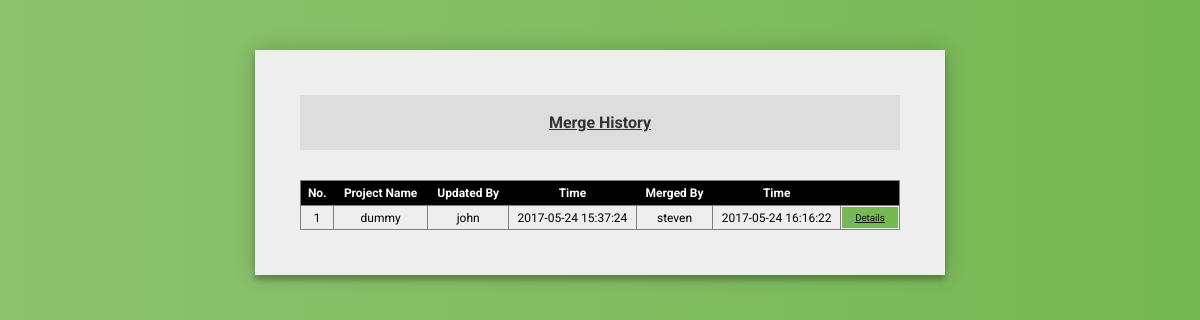
Page /merge_history (signed in) on the earlier database version.
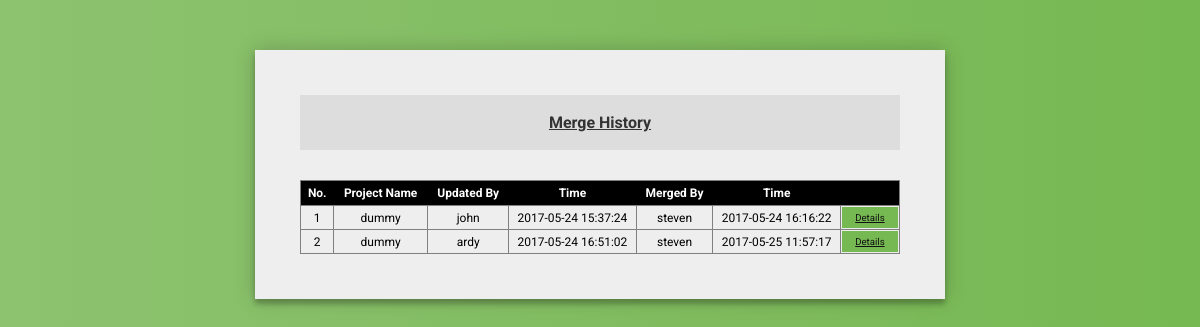
Same page on the later database version.
### tables this page shows
CREATE TABLE activity (
    id integer primary key autoincrement,
    project_name text not null,
    branch_name text not null,
    files_list text not null,
    updated_by text not null,
    updated_at text not null,
    notes text not null,
    revert_status integer not null,
    review_status integer not null,
    merge_status integer not null,
    merge_by text not null,
    merge_at text not null,
    merge_notes text not null,
    close_status integer not null,
    close_by text not null,
    close_at text not null,
    close_notes text not null
);

### mpoci.py (the view)
@app.route('/merge_history', methods=['GET','POST'])
def merge_history():
    if not len(session) and 'username' not in session.keys():
        return redirect(url_for('main_page'))
    error = None
    mergeHistory = None
    if request.method == 'GET':
        mergeHistory = query_db('select * from activity where merge_status = 1 order by updated_at',[])
        return render_template('merge_history.html', mergeHistory=mergeHistory)
    return render_template('merge_history.html')

### mpoci.py (called while the page is built)
def connect_db():
    rv = sqlite3.connect(app.config['DATABASE'])
    rv.row_factory = sqlite3.Row
    return rv

def get_db():
    if not hasattr(g, 'mpoci.db'):
        g.sqlite_db = connect_db()
    return g.sqlite_db

def query_db(query, args=(), one=False):
    db = get_db()
    db.text_factory = str
    cur = db.execute(query, args)
    rv = cur.fetchall()
    cur.close()
    return (rv[0] if rv else None) if one else rv

### templates/merge_history.html (shortened to what this page needs)
<!DOCTYPE html>
<head>
    <link rel="stylesheet" type="text/css" href="{{ url_for('static', filename='merge_history.css') }}" />
</head>
<body>
<div class="form">
  <form class="merge-history-form" action="../merge_history" method="POST">
  <label for="title-form">Merge History</label>
  <table class="merge-list" style="width:100%">
    <tr>
      <th>No.</th>
      <th>Project Name</th>
      <th>Updated By</th>
      <th>Time</th>
      <th>Merged By</th>
      <th>Time</th>
      <th colspan="2"></th>
    </tr>
    {% set number = [1] %}
    {% for history in mergeHistory %}
      {% if history.updated_by != 'rootadmin' %}
      <tr>
        <td>{{ number[0] }}</td>
        <td>{{ history.project_name }}</td>
        <td>{{ history.updated_by }}</td>
        <td>{{ history.updated_at }}</td>
        <td>{{ history.merge_by }}</td>
        <td>{{ history.merge_at }}</td>
        <td><a href="../activity_details?act_id={{ history.id }}" target="_blank" class="action_link"><span class="details">Details</span></a></td>
      </tr>
      {% endif %}
    {% endfor %}
  </table>
  </form>
</div>
</body>
</html>

### static/merge_history.css (style rules this page uses)
label[for="title-form"] { display: block; padding: 3% 0 3% 0; font-size: 1em; font-weight: bold; color: #333; width: 100%; margin: 0 0 5% 0; background: #ddd; text-decoration: underline; }
.form { position: relative; z-index: 1; background: #eee; max-width: 600px; margin: 50px auto 100px; padding: 45px; text-align: center; box-shadow: 0 0 20px 0 rgba(0, 0, 0, 0.2), 0 5px 5px 0 rgba(0, 0, 0, 0.24); }
.merge-list { border: 1px solid grey; border-collapse: collapse; font-size: 12px; font-family: "Roboto", sans-serif; }
.merge-list th { background-color: black; color: white; padding: 5px; }
.merge-list tr td { border: 1px solid grey; border-collapse: collapse; }
a.action_link, a.action_link:visited { color: #111; }
.details { display: block; padding: 5px 10px; font-size: 0.8em; color: #111; background: #76b852; }
body { background: #76b852; background: -webkit-linear-gradient(right, #76b852, #8DC26F); background: -moz-linear-gradient(right, #76b852, #8DC26F); background: -o-linear-gradient(right, #76b852, #8DC26F); background: linear-gradient(to left, #76b852, #8DC26F); font-family: "Roboto", sans-serif; -webkit-font-smoothing: antialiased; -moz-osx-font-smoothing: grayscale; }

Differences in the rows shown:
now on this page (row edited): activity: number "2", project_name "dummy", updated_by "ardy", updated_at "2017-05-24 16:51:02", merge_by "steven", merge_at "2017-05-25 11:57:17"
